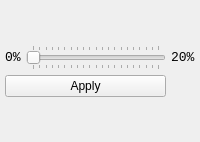
          <widget class="QWidget" name="page_fixed">
           <layout class="QGridLayout" name="gridLayout_17">
            <property name="leftMargin">
             <number>5</number>
            </property>
            <property name="topMargin">
             <number>5</number>
            </property>
            <property name="rightMargin">
             <number>5</number>
            </property>
            <property name="bottomMargin">
             <number>5</number>
            </property>
            <property name="spacing">
             <number>5</number>
            </property>
            <item row="2" column="0">
             <widget class="QLabel" name="l_minFanSpeed">
              <property name="font">
               <font>
                <family>Monospace</family>
                <pointsize>10</pointsize>
               </font>
              </property>
              <property name="text">
               <string>0%</string>
              </property>
             </widget>
            </item>
            <item row="2" column="1">
             <widget class="QSlider" name="fanSpeedSlider">
              <property name="minimum">
               <number>0</number>
              </property>
              <property name="maximum">
               <number>100</number>
              </property>
              <property name="value">
               <number>0</number>
              </property>
              <property name="orientation">
               <enum>Qt::Horizontal</enum>
              </property>
              <property name="invertedControls">
               <bool>false</bool>
              </property>
              <property name="tickPosition">
               <enum>QSlider::TicksBothSides</enum>
              </property>
              <property name="tickInterval">
               <number>5</number>
              </property>
             </widget>
            </item>
            <item row="2" column="2">
             <widget class="QLabel" name="labelFixedSpeed">
              <property name="font">
               <font>
                <family>Monospace</family>
                <pointsize>10</pointsize>
               </font>
              </property>
              <property name="text">
               <string>20%</string>
              </property>
             </widget>
            </item>
            <item row="3" column="0" colspan="2">
             <widget class="QPushButton" name="btn_pwmFixedApply">
              <property name="maximumSize">
               <size>
                <width>200</width>
                <height>16777215</height>
               </size>
              </property>
              <property name="text">
               <string>Apply</string>
              </property>
             </widget>
            </item>
            <item row="1" column="1">
             <spacer name="verticalSpacer_12">
              <property name="orientation">
               <enum>Qt::Vertical</enum>
              </property>
              <property name="sizeType">
               <enum>QSizePolicy::Maximum</enum>
              </property>
              <property name="sizeHint" stdset="0">
               <size>
                <width>20</width>
                <height>40</height>
               </size>
              </property>
             </spacer>
            </item>
            <item row="4" column="1">
             <spacer name="verticalSpacer_2">
              <property name="orientation">
               <enum>Qt::Vertical</enum>
              </property>
              <property name="sizeHint" stdset="0">
               <size>
                <width>20</width>
                <height>40</height>
               </size>
              </property>
             </spacer>
            </item>
           </layout>
           <zorder>btn_pwmFixedApply</zorder>
           <zorder>fanSpeedSlider</zorder>
           <zorder>l_minFanSpeed</zorder>
           <zorder>labelFixedSpeed</zorder>
          </widget>
